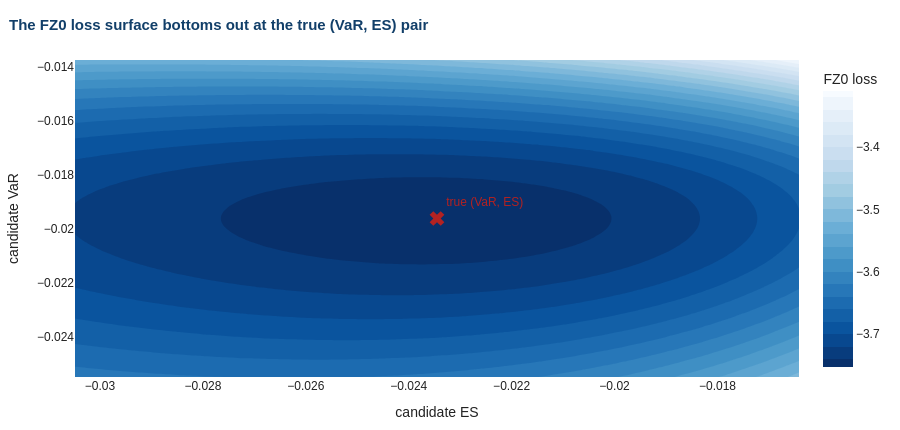

Here is the notebook cell this chart was saved with:
### Code cell
fig = go.Figure(go.Contour(
    x=grid_e, y=grid_v, z=surface, colorscale="Blues_r", ncontours=30,
    contours=dict(showlines=False), colorbar=dict(title="FZ0 loss")))
fig.add_trace(go.Scatter(x=[e_true], y=[v_true], mode="markers+text",
                         marker=dict(color=a6.RED, size=13, symbol="x"),
                         text=["true (VaR, ES)"], textposition="top right",
                         textfont=dict(color=a6.RED), showlegend=False))

a6.style(fig, title="The FZ0 loss surface bottoms out at the true (VaR, ES) pair",
         xtitle="candidate ES", ytitle="candidate VaR", height=430, legend_top=False)
fig.show()
